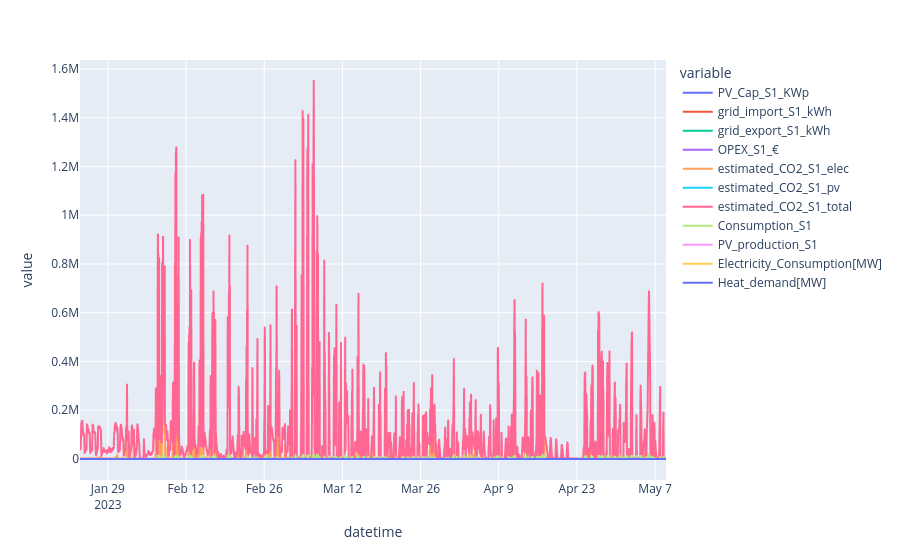

Notebook code for this chart:
### Code cell
cols = [col for col in df_france.columns if "S1" in col ]
cols.extend(["Electricity_Consumption[MW]", "Heat_demand[MW]"])
px.line(df_france[cols])

### Figure 1 — Plotly figure (JSON) as saved in the notebook; plotly's stock layout.template omitted (floating-point values rounded to 4 significant figures; data arrays with more than 128 entries replaced by an {"elided": "..."} marker saying what was removed)
{"data": [{"hovertemplate": "variable=PV_Cap_S1_KWp<br>datetime=%{x}<br>value=%{y}<extra></extra>", "legendgroup": "PV_Cap_S1_KWp", "line": {"color": "#636efa", "dash": "solid"}, "marker": {"symbol": "circle"}, "mode": "lines", "name": "PV_Cap_S1_KWp", "showlegend": true, "type": "scattergl", "x": {"elided": "2520 str values"}, "xaxis": "x", "y": {"elided": "2520 float values"}, "yaxis": "y"}, {"hovertemplate": "variable=grid_import_S1_kWh<br>datetime=%{x}<br>value=%{y}<extra></extra>", "legendgroup": "grid_import_S1_kWh", "line": {"color": "#EF553B", "dash": "solid"}, "marker": {"symbol": "circle"}, "mode": "lines", "name": "grid_import_S1_kWh", "showlegend": true, "type": "scattergl", "x": {"elided": "2520 str values"}, "xaxis": "x", "y": {"elided": "2520 float values"}, "yaxis": "y"}, {"hovertemplate": "variable=grid_export_S1_kWh<br>datetime=%{x}<br>value=%{y}<extra></extra>", "legendgroup": "grid_export_S1_kWh", "line": {"color": "#00cc96", "dash": "solid"}, "marker": {"symbol": "circle"}, "mode": "lines", "name": "grid_export_S1_kWh", "showlegend": true, "type": "scattergl", "x": {"elided": "2520 str values"}, "xaxis": "x", "y": {"elided": "2520 float values"}, "yaxis": "y"}, {"hovertemplate": "variable=OPEX_S1_€<br>datetime=%{x}<br>value=%{y}<extra></extra>", "legendgroup": "OPEX_S1_€", "line": {"color": "#ab63fa", "dash": "solid"}, "marker": {"symbol": "circle"}, "mode": "lines", "name": "OPEX_S1_€", "showlegend": true, "type": "scattergl", "x": {"elided": "2520 str values"}, "xaxis": "x", "y": {"elided": "2520 float values"}, "yaxis": "y"}, {"hovertemplate": "variable=estimated_CO2_S1_elec<br>datetime=%{x}<br>value=%{y}<extra></extra>", "legendgroup": "estimated_CO2_S1_elec", "line": {"color": "#FFA15A", "dash": "solid"}, "marker": {"symbol": "circle"}, "mode": "lines", "name": "estimated_CO2_S1_elec", "showlegend": true, "type": "scattergl", "x": {"elided": "2520 str values"}, "xaxis": "x", "y": {"elided": "2520 float values"}, "yaxis": "y"}, {"hovertemplate": "variable=estimated_CO2_S1_pv<br>datetime=%{x}<br>value=%{y}<extra></extra>", "legendgroup": "estimated_CO2_S1_pv", "line": {"color": "#19d3f3", "dash": "solid"}, "marker": {"symbol": "circle"}, "mode": "lines", "name": "estimated_CO2_S1_pv", "showlegend": true, "type": "scattergl", "x": {"elided": "2520 str values"}, "xaxis": "x", "y": {"elided": "2520 float values"}, "yaxis": "y"}, {"hovertemplate": "variable=estimated_CO2_S1_total<br>datetime=%{x}<br>value=%{y}<extra></extra>", "legendgroup": "estimated_CO2_S1_total", "line": {"color": "#FF6692", "dash": "solid"}, "marker": {"symbol": "circle"}, "mode": "lines", "name": "estimated_CO2_S1_total", "showlegend": true, "type": "scattergl", "x": {"elided": "2520 str values"}, "xaxis": "x", "y": {"elided": "2520 float values"}, "yaxis": "y"}, {"hovertemplate": "variable=Consumption_S1<br>datetime=%{x}<br>value=%{y}<extra></extra>", "legendgroup": "Consumption_S1", "line": {"color": "#B6E880", "dash": "solid"}, "marker": {"symbol": "circle"}, "mode": "lines", "name": "Consumption_S1", "showlegend": true, "type": "scattergl", "x": {"elided": "2520 str values"}, "xaxis": "x", "y": {"elided": "2520 float values"}, "yaxis": "y"}, {"hovertemplate": "variable=PV_production_S1<br>datetime=%{x}<br>value=%{y}<extra></extra>", "legendgroup": "PV_production_S1", "line": {"color": "#FF97FF", "dash": "solid"}, "marker": {"symbol": "circle"}, "mode": "lines", "name": "PV_production_S1", "showlegend": true, "type": "scattergl", "x": {"elided": "2520 str values"}, "xaxis": "x", "y": {"elided": "2520 float values"}, "yaxis": "y"}, {"hovertemplate": "variable=Electricity_Consumption[MW]<br>datetime=%{x}<br>value=%{y}<extra></extra>", "legendgroup": "Electricity_Consumption[MW]", "line": {"color": "#FECB52", "dash": "solid"}, "marker": {"symbol": "circle"}, "mode": "lines", "name": "Electricity_Consumption[MW]", "showlegend": true, "type": "scattergl", "x": {"elided": "2520 str values"}, "xaxis": "x", "y": {"elided": "2520 float values"}, "yaxis": "y"}, {"hovertemplate": "variable=Heat_demand[MW]<br>datetime=%{x}<br>value=%{y}<extra></extra>", "legendgroup": "Heat_demand[MW]", "line": {"color": "#636efa", "dash": "solid"}, "marker": {"symbol": "circle"}, "mode": "lines", "name": "Heat_demand[MW]", "showlegend": true, "type": "scattergl", "x": {"elided": "2520 str values"}, "xaxis": "x", "y": {"elided": "2520 float values"}, "yaxis": "y"}], "layout": {"legend": {"title": {"text": "variable"}, "tracegroupgap": 0}, "margin": {"t": 60}, "xaxis": {"anchor": "y", "domain": [0, 1], "title": {"text": "datetime"}}, "yaxis": {"anchor": "x", "domain": [0, 1], "title": {"text": "value"}}}}
